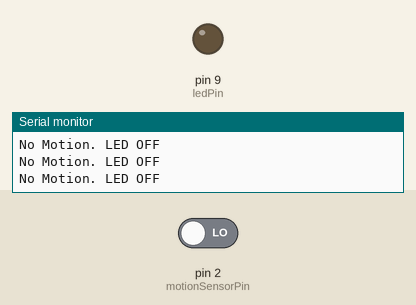
Bench run of a sketch on a simulated Arduino Uno, built with avr-gcc and run on an emulated ATmega328P. Parts: output pins drawn as LEDs (lit = HIGH), the last lines printed to the serial monitor. The test bench sets the inputs (shaded band); at power-on: pin 2 (motionSensorPin) LOW.

Above: at 1.8 s.
1.9 s: pin 2 (motionSensorPin) driven HIGH
At 3.2 s:
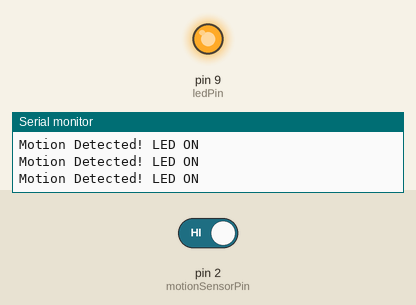
3.5 s: pin 2 (motionSensorPin) driven LOW
At 4.5 s:
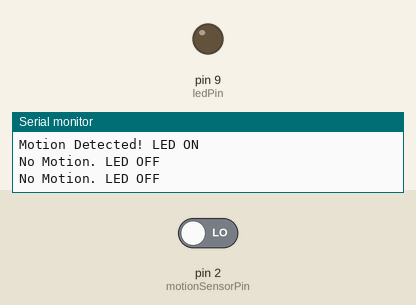
Timing chart, 0 to 6.5 s (numbered marks = the images above; inputs shaded):
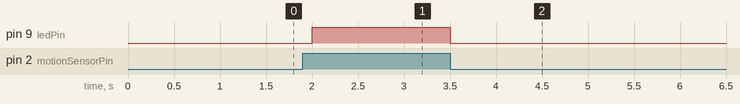

The sketch:

Task1.1P.ino
```cpp
// Define pin numbers
const int motionSensorPin = 2; // Motion sensor input pin
const int ledPin = 9;         // Built-in LED output pin

void setup() {
  pinMode(motionSensorPin, INPUT); // Set motion sensor pin as input
  pinMode(ledPin, OUTPUT);         // Set LED pin as output
  Serial.begin(9600);              // Initialize Serial Monitor
}

void loop() {
  int motionState = digitalRead(motionSensorPin); // Read motion sensor

  if (motionState == HIGH) {
    digitalWrite(ledPin, HIGH);  // Turn LED on
    Serial.println("Motion Detected! LED ON");
  } else {
    digitalWrite(ledPin, LOW);   // Turn LED off
    Serial.println("No Motion. LED OFF");
  }

  delay(500); // Add small delay to avoid too many prints
}
```

Measured:
- after the input at 1.9 s, pin 9 (ledPin): LOW → HIGH after 0.10 s
- after the input at 3.5 s, pin 9 (ledPin): HIGH → LOW at once
